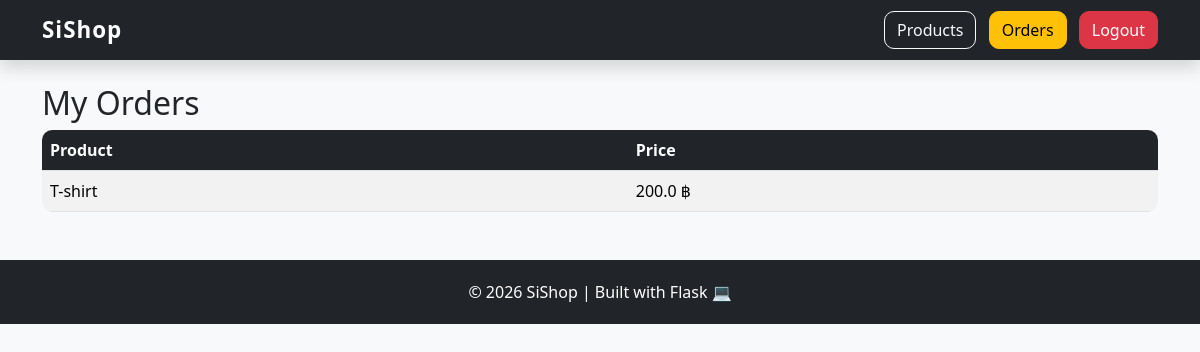
/orders (signed in), run on an earlier commit of the app's database.
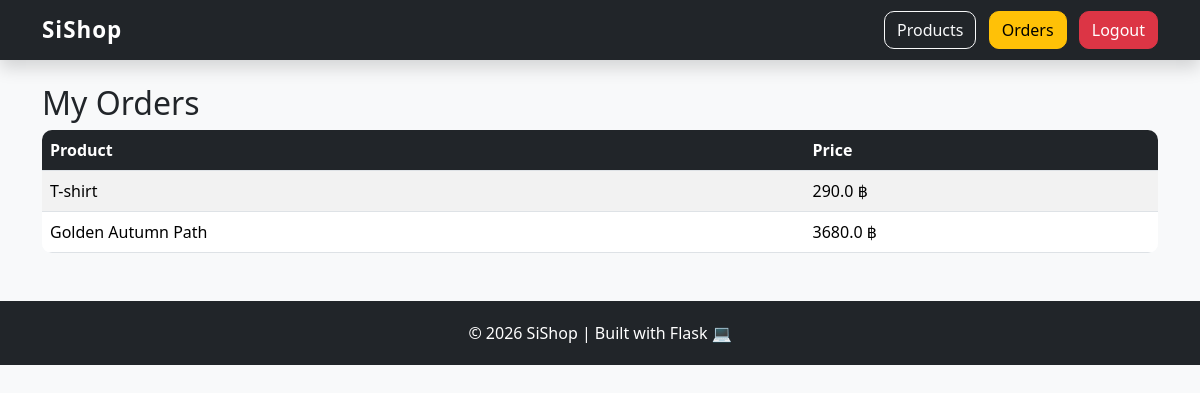
And on a later commit of the database.
### app.py (models this page shows)
class Order(db.Model):
    id = db.Column(db.Integer, primary_key=True)
    user_id = db.Column(db.Integer, db.ForeignKey("user.id"))
    product_name = db.Column(db.String(200))
    total_price = db.Column(db.Float)

### app.py (the view)
@app.route("/orders")
@login_required
def orders():
    orders = Order.query.filter_by(user_id=current_user.id).all()
    return render_template("orders.html", orders=orders)

### app.py (called while the page is built)
@login_manager.user_loader
def load_user(user_id):
    return User.query.get(int(user_id))

### templates/orders.html
{% extends "base.html" %}
{% block content %}
<h2>My Orders</h2>
<table class="table table-striped">
  <thead>
    <tr>
      <th>Product</th>
      <th>Price</th>
    </tr>
  </thead>
  <tbody>
    {% for order in orders %}
    <tr>
      <td>{{ order.product_name }}</td>
      <td>{{ order.total_price }} ฿</td>
    </tr>
    {% endfor %}
  </tbody>
</table>
{% endblock %}

### templates/base.html (shortened to what this page needs)
<!DOCTYPE html>
<html lang="en">
<head>
    <link href="https://cdn.jsdelivr.net/npm/bootstrap@5.3.2/dist/css/bootstrap.min.css" rel="stylesheet">
    <link rel="stylesheet" href="{{ url_for('static', filename='style.css') }}">
</head>
<body>
<nav class="navbar navbar-expand-lg navbar-dark bg-dark shadow">
  <div class="container">
    <a class="navbar-brand fw-bold" href="/">SiShop</a>
    <div>
      <a class="btn btn-outline-light me-2" href="/products">Products</a>
      {% if current_user.is_authenticated %}
        <a class="btn btn-warning me-2" href="/orders">Orders</a>
        <a class="btn btn-danger" href="/logout">Logout</a>
      {% else %}
        <a class="btn btn-success me-2" href="/login">Login</a>
        <a class="btn btn-primary" href="/register">Register</a>
      {% endif %}
    </div>
  </div>
</nav>
<div class="container mt-4 fade-in">
  {% block content %}{% endblock %}
</div>
<footer class="footer mt-5">
  <div class="container">
    <p class="mb-0">© 2026 SiShop | Built with Flask 💻</p>
  </div>
</footer>
</body>
</html>

### static/style.css (style rules this page uses)
body { background-color: #f8f9fa; font-family: 'Segoe UI', Tahoma, Geneva, Verdana, sans-serif; }
.navbar-brand { font-weight: bold; font-size: 1.4rem; letter-spacing: 1px; }
.btn { border-radius: 10px; transition: 0.2s ease-in-out; }
.table { background-color: white; border-radius: 10px; overflow: hidden; }
.table th { background-color: #212529; color: white; }
.footer { margin-top: 80px; padding: 20px 0; text-align: center; background-color: #212529; color: white; }
.fade-in { animation: fadeIn 0.8s ease-in-out; }

What changed in the data, as far as the page shows it:
changed Order "T-shirt": total_price "200.0" → "290.0"
added Order: product_name "Golden Autumn Path", total_price "3680.0"
